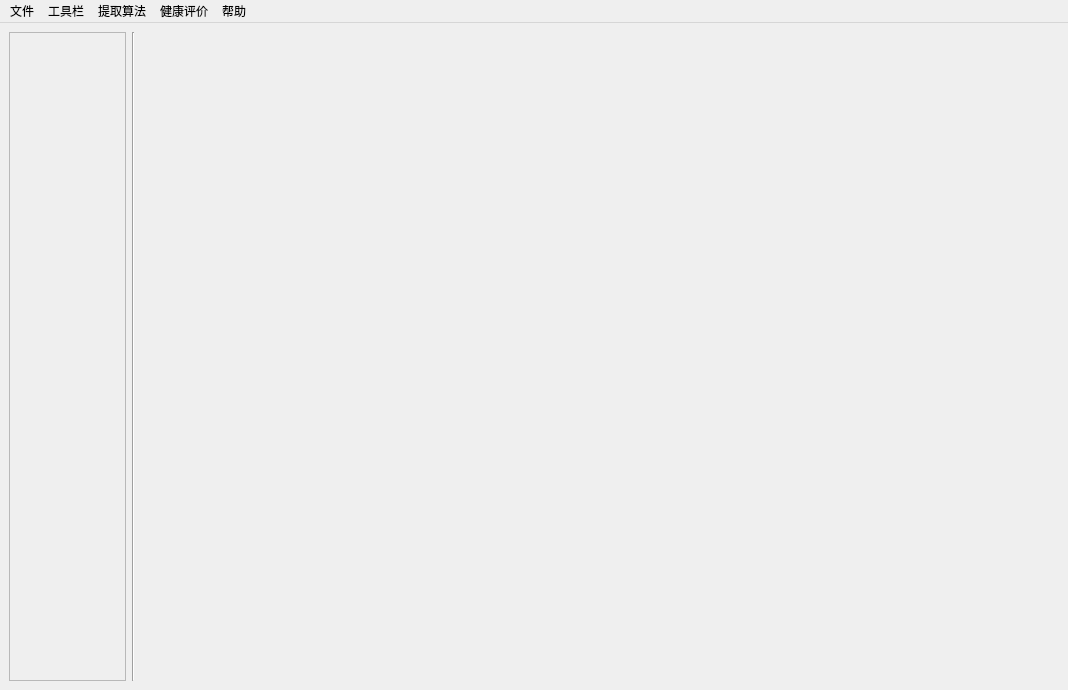
<?xml version="1.0" encoding="UTF-8"?>
<ui version="4.0">
 <class>MainWindow</class>
 <widget class="QMainWindow" name="MainWindow">
  <property name="geometry">
   <rect>
    <x>0</x>
    <y>0</y>
    <width>1068</width>
    <height>690</height>
   </rect>
  </property>
  <property name="windowTitle">
   <string>海南珊瑚礁底栖物质识别平台</string>
  </property>
  <widget class="GuetWidget" name="centralwidget">
   <layout class="QHBoxLayout" name="horizontalLayout" stretch="1,1,8">
    <item>
     <widget class="GuetScrollArea" name="scrollArea">
      <property name="minimumSize">
       <size>
        <width>117</width>
        <height>642</height>
       </size>
      </property>
      <property name="widgetResizable">
       <bool>true</bool>
      </property>
      <widget class="GuetScrollViewContent" name="scrollAreaWidgetContents">
       <property name="geometry">
        <rect>
         <x>0</x>
         <y>0</y>
         <width>115</width>
         <height>640</height>
        </rect>
       </property>
       <layout class="QVBoxLayout" name="verticalLayout_2"/>
      </widget>
     </widget>
    </item>
    <item>
     <widget class="Line" name="line">
      <property name="orientation">
       <enum>Qt::Vertical</enum>
      </property>
     </widget>
    </item>
    <item>
     <widget class="GuetCoordinateLabel" name="label">
      <property name="text">
       <string/>
      </property>
     </widget>
    </item>
   </layout>
  </widget>
  <widget class="GuetMenuBar" name="menuBar">
   <property name="geometry">
    <rect>
     <x>0</x>
     <y>0</y>
     <width>1068</width>
     <height>26</height>
    </rect>
   </property>
   <widget class="GuetMenuFile" name="menu">
    <property name="geometry">
     <rect>
      <x>270</x>
      <y>153</y>
      <width>162</width>
      <height>161</height>
     </rect>
    </property>
    <property name="font">
     <font>
      <pointsize>12</pointsize>
     </font>
    </property>
    <property name="title">
     <string>文件</string>
    </property>
    <addaction name="ac_open"/>
    <addaction name="separator"/>
    <addaction name="ac_save"/>
    <addaction name="separator"/>
    <addaction name="ac_close"/>
   </widget>
   <widget class="GuetMenuToorBar" name="menu_2">
    <property name="title">
     <string>工具栏</string>
    </property>
    <addaction name="crop"/>
    <addaction name="separator"/>
    <addaction name="BrightnessAdjustment"/>
    <addaction name="separator"/>
    <addaction name="LinearStretching"/>
   </widget>
   <widget class="GuetMenuAlgorithm" name="menu_3">
    <property name="font">
     <font>
      <pointsize>12</pointsize>
     </font>
    </property>
    <property name="title">
     <string>提取算法</string>
    </property>
    <addaction name="action_training"/>
    <addaction name="action_DeepLearning"/>
   </widget>
   <widget class="GuetMenuHealth" name="menu_4">
    <property name="font">
     <font>
      <pointsize>12</pointsize>
     </font>
    </property>
    <property name="title">
     <string>健康评价</string>
    </property>
    <addaction name="action_evaluate"/>
   </widget>
   <widget class="GuetMenuHelp" name="menu_5">
    <property name="font">
     <font>
      <pointsize>12</pointsize>
     </font>
    </property>
    <property name="title">
     <string>帮助</string>
    </property>
    <addaction name="action_help"/>
   </widget>
   <addaction name="menu"/>
   <addaction name="menu_2"/>
   <addaction name="menu_3"/>
   <addaction name="menu_4"/>
   <addaction name="menu_5"/>
  </widget>
  <action name="crop">
   <property name="text">
    <string>裁剪</string>
   </property>
   <property name="font">
    <font>
     <family>Agency FB</family>
     <pointsize>10</pointsize>
     <weight>75</weight>
     <bold>true</bold>
    </font>
   </property>
  </action>
  <action name="BrightnessAdjustment">
   <property name="enabled">
    <bool>true</bool>
   </property>
   <property name="text">
    <string>亮度调整</string>
   </property>
   <property name="font">
    <font>
     <family>Agency FB</family>
     <pointsize>10</pointsize>
     <weight>75</weight>
     <bold>true</bold>
    </font>
   </property>
  </action>
  <action name="ac_open">
   <property name="text">
    <string>打开</string>
   </property>
   <property name="toolTip">
    <string>打开文件</string>
   </property>
   <property name="font">
    <font>
     <family>Agency FB</family>
     <pointsize>10</pointsize>
     <weight>75</weight>
     <bold>true</bold>
    </font>
   </property>
  </action>
  <action name="ac_save">
   <property name="text">
    <string>保存</string>
   </property>
   <property name="toolTip">
    <string>保存文件</string>
   </property>
   <property name="font">
    <font>
     <family>Agency FB</family>
     <pointsize>10</pointsize>
     <weight>75</weight>
     <bold>true</bold>
    </font>
   </property>
  </action>
  <action name="ac_close">
   <property name="text">
    <string>关闭</string>
   </property>
   <property name="toolTip">
    <string>关闭文件</string>
   </property>
   <property name="font">
    <font>
     <family>Agency FB</family>
     <pointsize>10</pointsize>
     <weight>75</weight>
     <bold>true</bold>
    </font>
   </property>
  </action>
  <action name="action_training">
   <property name="text">
    <string>深度学习方法训练</string>
   </property>
   <property name="font">
    <font>
     <family>Agency FB</family>
     <pointsize>10</pointsize>
     <weight>75</weight>
     <bold>true</bold>
    </font>
   </property>
  </action>
  <action name="actionaaa_2">
   <property name="text">
    <string>aaa</string>
   </property>
  </action>
  <action name="action_evaluate">
   <property name="text">
    <string>开始评价</string>
   </property>
   <property name="font">
    <font>
     <family>Agency FB</family>
     <pointsize>10</pointsize>
     <weight>75</weight>
     <bold>true</bold>
    </font>
   </property>
  </action>
  <action name="action_DeepLearning">
   <property name="text">
    <string>深度学习方法提取</string>
   </property>
   <property name="font">
    <font>
     <family>Agency FB</family>
     <pointsize>10</pointsize>
     <weight>75</weight>
     <bold>true</bold>
    </font>
   </property>
  </action>
  <action name="action2">
   <property name="text">
    <string>2%</string>
   </property>
   <property name="font">
    <font>
     <family>Agency FB</family>
     <pointsize>12</pointsize>
     <weight>75</weight>
     <bold>true</bold>
    </font>
   </property>
  </action>
  <action name="action5">
   <property name="text">
    <string>5%</string>
   </property>
   <property name="font">
    <font>
     <family>Agency FB</family>
     <pointsize>12</pointsize>
     <weight>75</weight>
     <bold>true</bold>
    </font>
   </property>
  </action>
  <action name="action_help">
   <property name="text">
    <string>帮助文档</string>
   </property>
   <property name="font">
    <font>
     <family>Agency FB</family>
     <pointsize>10</pointsize>
     <weight>75</weight>
     <bold>true</bold>
    </font>
   </property>
  </action>
  <action name="LinearStretching">
   <property name="text">
    <string>线性拉伸</string>
   </property>
   <property name="font">
    <font>
     <family>Agency FB</family>
     <pointsize>10</pointsize>
     <weight>75</weight>
     <bold>true</bold>
    </font>
   </property>
  </action>
 </widget>
 <customwidgets>
  <customwidget>
   <class>GuetMenuBar</class>
   <extends>QMenuBar</extends>
   <header>guet_widget.guet_menubar</header>
  </customwidget>
  <customwidget>
   <class>GuetMenuFile</class>
   <extends>QMenu</extends>
   <header>guet_widget.guet_menu.guet_menu_file</header>
  </customwidget>
  <customwidget>
   <class>GuetMenuHealth</class>
   <extends>QMenu</extends>
   <header>guet_widget.guet_menu.guet_menu_health</header>
  </customwidget>
  <customwidget>
   <class>GuetCoordinateLabel</class>
   <extends>QLabel</extends>
   <header>guet_widget.guet_label.guet_coordinate_label</header>
  </customwidget>
  <customwidget>
   <class>GuetWidget</class>
   <extends>QWidget</extends>
   <header>guet_widget.guet_widget.guet_widget</header>
   <container>1</container>
  </customwidget>
  <customwidget>
   <class>GuetScrollArea</class>
   <extends>QScrollArea</extends>
   <header>guet_widget.guet_widget.guet_widget</header>
   <container>1</container>
  </customwidget>
  <customwidget>
   <class>GuetScrollViewContent</class>
   <extends>QWidget</extends>
   <header>guet_widget.guet_widget.guet_widget</header>
   <container>1</container>
  </customwidget>
  <customwidget>
   <class>GuetMenuAlgorithm</class>
   <extends>QMenu</extends>
   <header>guet_widget.guet_menu.guet_menu_algorithm</header>
  </customwidget>
  <customwidget>
   <class>GuetMenuToorBar</class>
   <extends>QMenu</extends>
   <header>guet_widget.guet_menu.guet_menu_toorbar</header>
  </customwidget>
  <customwidget>
   <class>GuetMenuHelp</class>
   <extends>QMenu</extends>
   <header>guet_widget.guet_menu.guet_menu_help</header>
  </customwidget>
 </customwidgets>
 <resources/>
 <connections/>
</ui>
